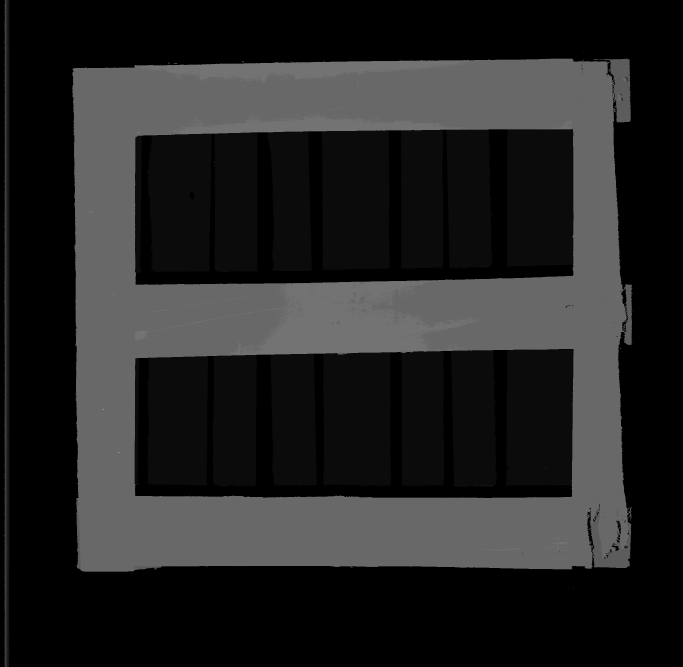
#> input picture camera_bottom/B58.tif, 2048 x 2000 px (shown at 1/3 size)
$ jupyter execute --allow-errors CameraBottom.ipynb
#> lines starting #> are read from the running program, lines starting #| are printed output that depends on the picture; after the words box and inside, x2 and y2 are one past the last pixel; in counts of white or black regions, pixels touching at a corner belong together
### SupportFunctions.py


# These are a set of support functions to assist

import numpy as np
import cv2 as cv
# from matplotlib import pyplot as plt
import matplotlib.pyplot as plt
import os

from pandas import wide_to_long


###     Loads all the images in a folder valid 'jpg' and 'tif'
# [30 lines left out: functions load_images_from_folder, get_nof_images_at_folder, load_image_from_folder_byIndex, not called in this run]

def getImageCutoffAroundPoint(image,point,distance):

    # missing validation for out of bounds... skippping because the search areas are very central
    # if()
    x = point[0]
    y = point[1]
    crop_img = image[y-distance:y+distance, x-distance:x+distance]

    return  crop_img

def showQuickImage(image,tittle):
    fig = plt.figure(1)
    fig, (ax1) = plt.subplots(1, 1)
    ax1.set_title(tittle)
    ax1.imshow(image, cmap="gray")

def show2ImagesSideBySide(im1,im2,tittle):
    fig1 = plt.figure
    fig1, (ax1, ax2) = plt.subplots(1, 2, sharex=False, sharey=False,figsize=(9, 9))
    fig1.suptitle(tittle)

    ax1.get_yaxis().set_visible(False)
    ax1.get_xaxis().set_visible(False)


    ax1.imshow(im1,cmap='gray')
    ax2.imshow(im2,cmap='gray')

# [34 lines left out: functions show2ImagesSideBySideOut, show3ImagesSideBySide, not called in this run]

def show3ImagesSideBySideOut(im1,im2,im3):
    fig1 = plt.figure
    fig1, (ax1, ax2,ax3) = plt.subplots(1, 3, sharex=False, sharey=False,figsize=(9, 9))

    ax1.get_yaxis().set_visible(False)
    ax1.get_xaxis().set_visible(False)

    ax2.get_yaxis().set_visible(False)
    ax2.get_xaxis().set_visible(False)

    ax3.get_yaxis().set_visible(False)
    ax3.get_xaxis().set_visible(False)

    ax1.set_title('Area')
    ax2.set_title('ScratchSeg')
    ax3.set_title('CrackSeg')

    ax1.imshow(im1,cmap='gray')
    ax2.imshow(im2,cmap='gray')
    ax3.imshow(im3,cmap='gray')


# [10 lines left out: function showQuickHist, not called in this run]


def showRangeHist(image,hist,thresh):
    """
    thresh is a list of 2 values [minTH,maxTH]
    """

    fig1, (ax1, ax2) = plt.subplots(1, 2, sharex=False, sharey=False)
    ax1.set_title('Binarized normalized image')
    ax2.set_title('Histogram, range binarized')
    ax1.get_yaxis().set_visible(False)
    ax1.get_xaxis().set_visible(False)
    ax1.imshow(image,cmap='gray')


    where_b = np.zeros(256)
    for i in range(thresh[0],thresh[1]) : where_b[i] = True;

    ax2.fill_between(range(0,256), 0,hist[:,0],alpha=0.3, where = where_b , color= "red")
    ax2.plot(range(0,256),hist,lw = 2)


# [39 lines left out: function find_board, not called in this run]

#dilation
def dilate(image, units):
    kernel = np.ones((units,units),np.uint8)
    return cv.dilate(image, kernel, iterations = 1)

#erosion
def erode(image,units):
    kernel = np.ones((units,units),np.uint8)
    return cv.erode(image, kernel, iterations = 1)

#opening - erosion followed by dilation
def opening(image,units):
    kernel = np.ones((units,units),np.uint8)
    return cv.morphologyEx(image, cv.MORPH_OPEN, kernel)

def close(image,units):
    kernel = np.ones((units,units),np.uint8)
    return cv.morphologyEx(image, cv.MORPH_CLOSE, kernel)


### CameraBottom.ipynb
## Table of Contents
-   [ Notes](#1)
-   [ Required Packages](#2)
- [1 - PREPARE FOR PROCESSING](#preProcess)
- [2 - Get ROI and prepare mask](#calibrate)
- [3 - Area Cutoff](#disposition)
- [4 - Process Possible Damage.](#damage)
- [PROCESS UNIT](#validate)
- [NOTES ON RESULTS](#)

<a name='1'></a>
# Notes from the Candidate.

<p><font  face="Times New Roman" size ='4'> <font color='grey' >
I hope I had not taken the wrong approach for this exercise. I was asked to progress in the segmentation of scratches and cracks separately. I, however, have combined both to try to address the final task directly. I will be getting everything I´m asked but my progress and thoughts were focused on distinguishing cracks and scratches  from the moment I read the assingment.

<br> As I progressed through this exercise I had to address a couple of emergencies. In truth, I'm not completely satisfied as both presentation and product would have benefited from an additional work day.
<font  face="Times New Roman" size ='3'> <font color='grey' >
<br>
I normally approach these projects building the test platform before and then interating on the algorithms. This was not the case this time, it has been quite unstable and I do feel this work suffered for it.
</p>

# CameraBottom Assignment

Please find now the attached images of baseboards with superficial scratches. They look like cracks but they are not.
*	Detect them (binarize).
*	How could we distinguish from the previous cracks? Note that a crack makes the element be defective and a scratch makes it not.
*	Images and scratches location in pixels:
    *	B58 BB1, right vertical element in the image, in its central part [approx. 1820x927].
    *	D59 BB2, BB5 and BB4, horizontal elements in the image, in its central part [approx. 1078x440, 1037x1088, 1000x1622].
*	Please note that first we need to emphasize them and then to detect that the element has a crack, binarizing the split.
*	Images and cracks location in pixels:
    *	B78 BB5, central horizontal element in the image, in its central part [approx. 800x920].
    *	D82 BB3, left vertical element in the image [approx. 274x1300 and along its vertical axis].
    *	D83 BB3, left vertical element in the image [approx. 318x697 and along its vertical axis].
    *	E24 BB4, lower horizontal element in la image [approx., 665x1614].
    *	E56 BB5, central horizontal element in the image, at its left part [approx. 540x1000].
    *   E70 BB1, right vertical element in the image, in its lower part [approx. 1730x1440].

<br>

###  <font color='default' > Notes on the project.

<p><font  face="Times New Roman"> <font color='grey' > The project is fairly straight forward. We are asked to differentiate scratches and real damage present in the boards. For that purpose, we are given the regions of interest to be investigated, so we will be skipping the localization part.

<br>To know what is a scratch and what might be damage, we at least must know what one them actually is. So my approach will imply separating the sets into learning sets (for both scratches and damage) and then a test set containing a mix of both of them. I will avoid overlapping learning and test sets so we could (moreless) conclude that the process works. This is a setup common for Deep learning projects, and I can't help but wonder how a DL solution will do in this scenario with enought data.
</p>

<a name='2'></a>
## - Packages and Globals

We load known packages to be used in this demostration and define some global variables.

[cell 1]
import numpy as np
import cv2 as cv
import matplotlib.pyplot as plt
import SupportFunctions as mySF
from sklearn.cluster import KMeans


# path to the images
TOP_IMAGES_PATH = "./camera_top"
GREY_CALIB_IMAGES_PATH = "./greyLevelCalib"


BOTTOM_IMAGES_PATH = "./camera_bottom/"


scratch_label = 100
crack_label = 101

# areas of interest for each image
area_B58_scratch = [BOTTOM_IMAGES_PATH+"B58.tif", [[1820,927]]]  #  [1780,927]
area_D59_scratch = [BOTTOM_IMAGES_PATH+"D59.tif",[[1078,440], [1037,1088], [1000,1622]] ]

area_B78_crack  = [BOTTOM_IMAGES_PATH+"B78.tif",[[800,980 ]]]  # [800,920    ]]
area_D82_crack  = [BOTTOM_IMAGES_PATH+"D82.tif",[[274,1300 ]]]
area_D83_crack  = [BOTTOM_IMAGES_PATH+"D83.tif",[[318,697 ]]]
area_E24_crack  = [BOTTOM_IMAGES_PATH+"E24.tif",[[665,1614 ]]]
area_E56_crack  = [BOTTOM_IMAGES_PATH+"E56.tif",[[540,1000 ]]]
area_E70_crack  = [BOTTOM_IMAGES_PATH+"E70.tif",[[1730,1440]]]

training_scratch_list = [area_D59_scratch]
training_crack_list = [area_B78_crack,area_D82_crack,area_E24_crack]
# image + labels,... there is an issue here, not knowing which is which in case of crack and scratches in the same board
multiAreaList = [area_D59_scratch,area_B78_crack]
test_list = [area_D83_crack,area_E56_crack,area_E70_crack,area_B58_scratch]
all_list = [area_B58_scratch,area_D59_scratch,area_B78_crack,area_D82_crack,area_D83_crack,area_E24_crack,area_E56_crack,area_E70_crack]
scratch_list = [area_B58_scratch,area_D59_scratch]
crack_list = [area_B78_crack,area_D82_crack,area_D83_crack,area_E24_crack,area_E56_crack,area_E70_crack]

# test_list = [[area_D83_crack,[crack_label]],[area_E56_crack,[crack_label]],[area_E70_crack,[crack_label]],[area_B58_scratch,[scratch_label]]]

<a name='preProcess'></a>
## PREPARE FOR PROCESSING

Taken from 'Top Boards' exercise

This step implies going from a Uint16 matrix to a one that will be more managable, and the image will be ready for the cleanest and fastest extraction of information.

### Possible steps to take:
<a name='ex-1'></a>
* <b>Segment the upper board.</b> This area will act as a mask under which we will be looking for damage.
Note that in this case we want to preserve all possible information as
<br></br>

* For the topBoard check does not seem necessary to keep al the bit information of the uint16 matrix we have.
The regular uint8 should speed up the calculations without missing on information. Again, when detecting scratch and or other damage, this information will probably be much more handy.<br>Additionally, we will normallize the image to make the information more easily observable.<br><br>

* Prepare information regarding different boards, like width. Also, identify the spacing and disposition of elements regarding all 3 possible top-board variations. <br></br>

###  <font color='default' > Developer's notes.

<p><font  face="Times New Roman"> <font color='grey' > I dived into this challenge unsure on how much the levels would be marked. My expectation is that the main difference between scratches and cracks, is that cracks are simple deeper. Meaning that these areas should be darker in terms of cracks. In any case, this section serves for my own observations and I will follow up with more conclusions afterwards.

To begin I wanted to merely observe 2 boards, 1 damaged and 1 scratched.

[cell 2]
#
def Convert8bAndNormalize ( image16b ):
    normalized = cv.normalize(image16b,None,0,65535,cv.NORM_MINMAX)
    return cv.convertScaleAbs(normalized,alpha=(255.0/65535.0))

def Convert8b (image16b):
    max_val = image16b.max()
    # return cv.convertScaleAbs(image16b,alpha=(255.0/max_val))
    return cv.convertScaleAbs(image16b,alpha=(255.0/65535.0))

def Normalize16b ( image16b ):
    return cv.normalize(image16b,None,0,65535,cv.NORM_MINMAX)

###############     execution part      ############

test_list = [area_D83_crack,area_E56_crack,area_E70_crack,area_B58_scratch]

# sample scratch\n",
scract_sample_filepath = area_B58_scratch[0]
scract_sample_location = area_B58_scratch[1][0]
scract_image16 = cv.imread(scract_sample_filepath, -1)
#> scract_image16 is the input picture: shape (2000, 2048) uint16; min 0, max 5841, mean 941

crack_sample_filepath = area_B78_crack[0]
crack_sample_location = area_B78_crack[1][0]
crack_image16 = cv.imread(crack_sample_filepath, -1)
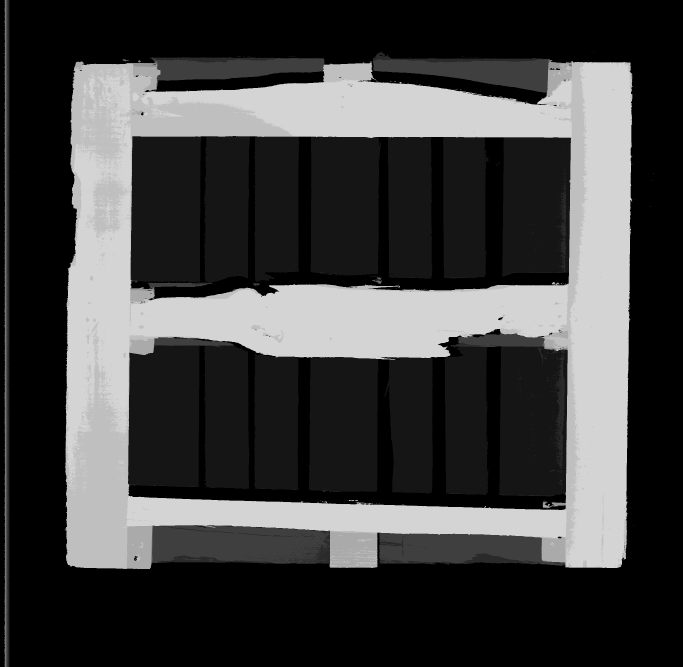
#> input picture camera_bottom/B78.tif, 2048 x 2000 px (shown at 1/3 size)
#> crack_image16 is the input picture: shape (2000, 2048) uint16; min 0, max 3258, mean 880.3


scract_hist_values = cv.calcHist([scract_image16.flatten()],channels=[0],mask=None,histSize=[65535],ranges=[0,65535])
scract_image8bNorm = Convert8bAndNormalize ( scract_image16 )
scract_hist_values_norm = cv.calcHist([scract_image8bNorm.flatten()],channels=[0],mask=None,histSize=[256],ranges=[0,255])
#> scract_hist_values_norm = 256 values, max 1005491 at index 0, min 0 at index 31, mean 16000
crack_hist_values = cv.calcHist([crack_image16.flatten()],channels=[0],mask=None,histSize=[65535],ranges=[0,65535])
crack_image8bNorm = Convert8bAndNormalize ( crack_image16 )
crack_hist_values_norm = cv.calcHist([crack_image8bNorm.flatten()],channels=[0],mask=None,histSize=[256],ranges=[0,255])
#> crack_hist_values_norm = 256 values, max 945329 at index 0, min 0 at index 220, mean 16000


#########  Show images and marked regions

fig = plt.figure (1)
# cosmeti display of information
# fig.set_figheight(1500)
# fig.set_figwidth(15)

fig, (ax0,ax1) = plt.subplots(1, 2)
# imageCOL = cv.drawContours(imageCOL, board, -1, (0, 255, 0),10)
ax0.get_yaxis().set_visible(False)
ax0.get_xaxis().set_visible(False)
ax1.get_yaxis().set_visible(False)
ax1.get_xaxis().set_visible(False)
ax0.imshow(scract_image8bNorm)
ax0.set_title('Grey normalized image - scratched')
ax1.imshow(crack_image8bNorm)
ax1.set_title('Grey normalized image - cracked')


################# show scratch hist

fig1, (ax1, ax2) = plt.subplots(1, 2, sharex=False, sharey=True)

ax2.fill_between(range(0,256), min(scract_hist_values_norm[:,0]),scract_hist_values_norm[:,0],alpha=0.7)
ax2.plot(range(0,256),scract_hist_values_norm,lw = 2)

ax1.plot(range(0,65535),scract_hist_values, lw = 2)

ax1.set_title('Levels on 16b Image')
ax2.set_title('Levels on Normalized 8bits')

for ax in ax1, ax2:
    ax.grid(True)

for label in ax2.get_yticklabels():
    label.set_visible(False)

fig1.suptitle('Scratched distribution')
fig1.autofmt_xdate()

################# same for crack
fig1, (ax1, ax2) = plt.subplots(1, 2, sharex=False, sharey=True)

ax2.fill_between(range(0,256), min(crack_hist_values_norm[:,0]),crack_hist_values_norm[:,0],alpha=0.7)
ax2.plot(range(0,256),crack_hist_values_norm,lw = 2)

ax1.plot(range(0,65535),crack_hist_values, lw = 2)

ax1.set_title('Levels on 16b Image')
ax2.set_title('Levels on Normalized 8bits')

for ax in ax1, ax2:
    ax.grid(True)

for label in ax2.get_yticklabels():
    label.set_visible(False)

fig1.suptitle('Cracked distribution')
fig1.autofmt_xdate()
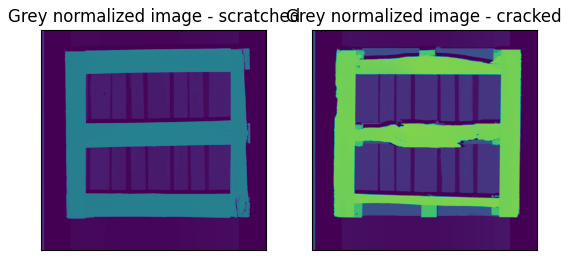
#> figure drawn by matplotlib, 2 panels
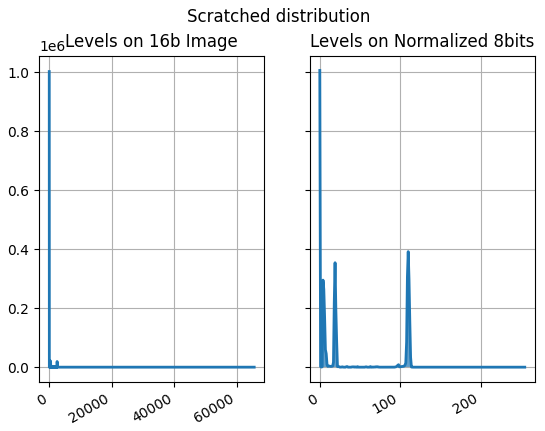
#> figure drawn by matplotlib, 2 panels; panel 1: curve peaks at x = 0, y = 1001674
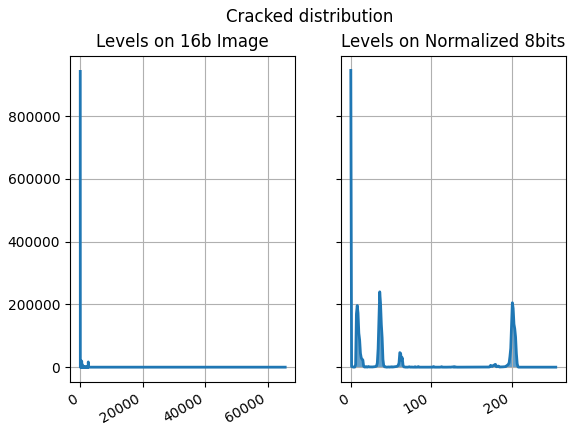
#> figure drawn by matplotlib, 2 panels; panel 1: curve peaks at x = 0, y = 942299

###  <font color='default' > Notes on greyLevels.

<p><font  face="Times New Roman"> <font color='grey' >

I needed to check that the different camera views will have different levels for the upper board layer. Therefore, we cannot calibrate the process to work on base parameters as I did in the first exercise. I will extract the greyLevel of the top level for every image we run.

On a deep look, we can see a small bump left to the rightmost peaks. With the peak being the top layer level, the small bump has a chance of represenging either scratches or cracks on this layer. We will soon find out.

<a name ="calibrate"></a>
## Get ROI and prepare mask

First, we will use a similar process to what was used during execise 1. We will use Kmeans to cluster greyLevel distribution. The Idea is to find the cluster to the layer that is physically on top of the others, meaning, the brightest. From this we will extract the mask layer, that we will have to close morphologically to avoid wholes in the boards. This process will be normallized and converted to 8b images so we cut in processing time.

Secondly, we have aproximate coordinates of the region under observation. We will create a small cutoff of the area that we will analyze in the next section. Note that we will keep the 16 depth images as we don't want to alter any information in these cases.

###  <font color='default' > Developer Notes.
<font  face="Times New Roman"> <font color='grey' >

As I mentioned in the TopBoard assignment, Kmeans is not implied to the best for this clustering scenario. We could use many of other available clustering algorithms to the same success. I trust the results I get by expecting 3 clusters and the speed Kmeans provides.

The idea is to isolate the topboard area to use as a mask. I remain uncertain if I this segmented area is better closed ( to avoid the wood deformities) or left as taken. In the end I have decided not to close this area as it did cover a couple of the cracks reported.

[cell 3]
# will return 3 values indicating the depth of [bg, middleboards,topboards]
def getDepthLayersCenters(images, nof_clusters = 3):

    arr_ = []
    # cluster model

    scale_percent = 30
    #kmeans = blobs.KMeans(n_clusters=3, init='k-means++', random_state=0, max_iter=1)
    for ima in images:
        image8bNorm = Convert8bAndNormalize ( ima )
        width = int(image8bNorm.shape[1] * scale_percent / 100)
        height = int(image8bNorm.shape[0] * scale_percent / 100)
        dim = (width, height)

        # resize image to a 30% the original slcale
        resized = cv.resize(image8bNorm, dim)

        # validate not null - skipped
        arr_flatten = resized.flatten()
        kmeans = KMeans(n_clusters=3, init='k-means++', random_state=0, max_iter=1)
        kmeans.fit(arr_flatten.reshape(-1,1))
        arr_.append(sorted(np.array(kmeans.cluster_centers_)))

    # convert from list to array
    arr_ = np.array(arr_)

    nof_images = np.array(arr_).shape[0]
    nof_centers = np.array(arr_).shape[1]

    avr_centers = np.sum(arr_,axis=0)/nof_images

    # round and return
    return np.rint(sorted(avr_centers))


def median_value(val1, val2):
    threshold = np.rint((val1+val2)/2)
    threshold = int(threshold)
    return threshold

def getLayerByGreyRange(image, minTH, maxTH):

    #  th, im_th = cv.threshold(image, minTH, maxTH, cv.THRESH_BINARY)
    im_th = cv.inRange(image, minTH, maxTH)

    return im_th


def getHigherLayer(image8bNorm_, cluster_c, verbose_ = False):

    # top boards layer
    # threshold = th_value
    threshold = median_value(cluster_c[len(cluster_c)-2],cluster_c[len(cluster_c)-1])
    max_threshold = 255 # till whitest white

    hist_values_norm = cv.calcHist([image8bNorm_.flatten()],channels=[0],mask=None,histSize=[256],ranges=[0,255])

    # Get binarized image of the layer
    imageTopTH = getLayerByGreyRange(image8bNorm_, threshold, max_threshold)

    if(verbose_):

        mySF.showRangeHist(imageTopTH,hist_values_norm,[threshold,256])


    return imageTopTH

###############     execution part      ############

# SELECT A CRACK AND A SCRATCH SAMPLE
scract_sample_filepath = area_B58_scratch[0]
crack_sample_filepath = area_B78_crack[0]

# GET CLUSTER LEVELS
calib_images =[scract_image16]
clusters_centers_scratch = getDepthLayersCenters(calib_images)
#> the loop in getDepthLayersCenters, `for ima in images:` made 1 pass
#> (width, height) on pass 1: (614, 600)
#> pass 1, in getDepthLayersCenters, `resized = cv.resize(image8bNorm, dim)`:
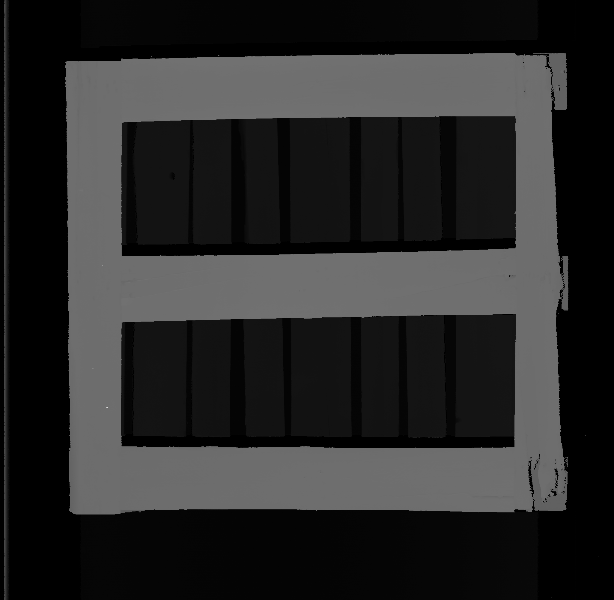
#> resized: shape (600, 614); min 0, max 222, mean 41.1
#> after the loop in getDepthLayersCenters, `for ima in images:`: arr_ = [[[2.39], [19.67], [109.6]]]
#> in getDepthLayersCenters, `arr_ = np.array(arr_)`: arr_ = [2.39, 19.67, 109.6]
#> clusters_centers_scratch = [2, 20, 110]
calib_images =[crack_image16]
clusters_centers_crack = getDepthLayersCenters(calib_images)
#> the loop in getDepthLayersCenters (call 2), `for ima in images:` made 1 pass
#> pass 1, in getDepthLayersCenters (call 2), `resized = cv.resize(image8bNorm, dim)`:
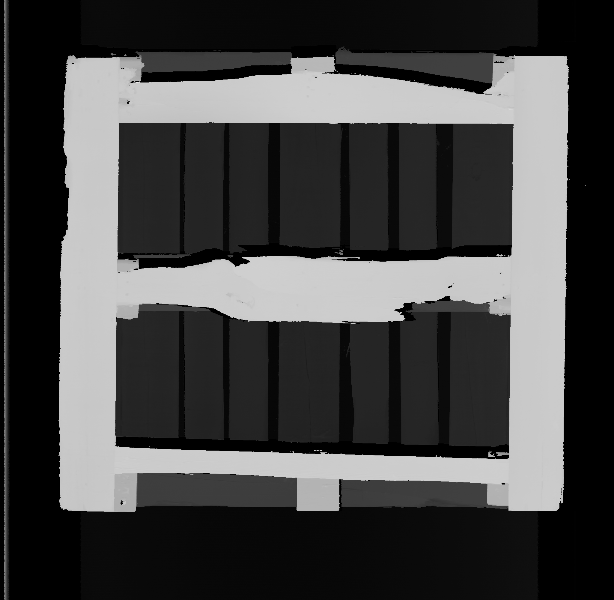
#> resized: shape (600, 614); min 0, max 237, mean 68.9
#> after the loop in getDepthLayersCenters (call 2), `for ima in images:`: arr_ = [[[4.51], [41.35], [200.1]]]
#> in getDepthLayersCenters (call 2), `arr_ = np.array(arr_)`: arr_ = [4.51, 41.35, 200.1]
#> clusters_centers_crack = [5, 41, 200]

# This is a mask, i expect that at least scratches are included, otherwise we might have to use close/morphology operations
imageTopTH_scratch = getHigherLayer(scract_image8bNorm, clusters_centers_scratch,True)
#> in median_value, `threshold = np.rint((val1+val2)/2)`: threshold = [65]
#> in median_value, `threshold = int(threshold)`: threshold = 65
#> in getHigherLayer, `hist_values_norm = cv.calcHist([image8bNorm_.flatten()],channels=[0],m..`: hist_values_norm has the same summary as scract_hist_values_norm outside getHigherLayer
#> in getLayerByGreyRange, `im_th = cv.inRange(image, minTH, maxTH)`:
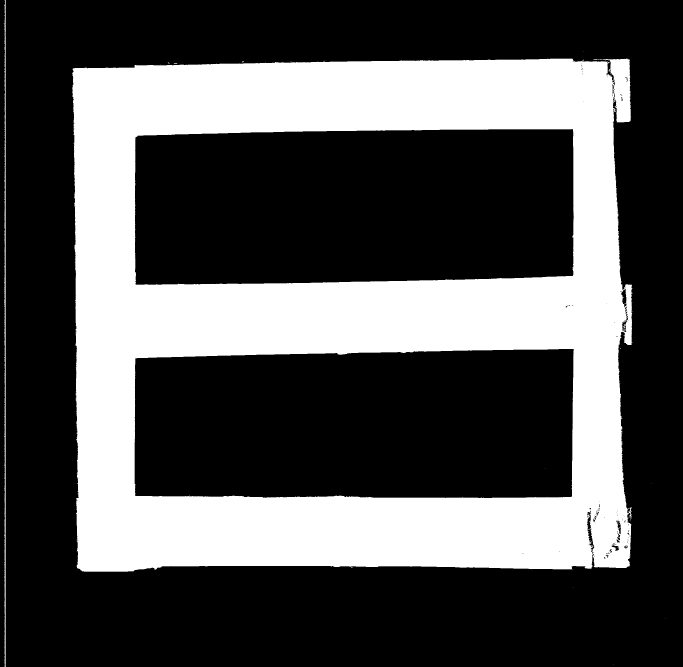
#> im_th: shape (2000, 2048) (shown at 1/3 size); 32.5% white; 31 white regions (29 under 20 px), largest, box (x1, y1, x2, y2) and area: (216, 176, 1898, 1715) 1326291, (11, 0, 17, 2000) 5915
#> in showRangeHist, `where_b = np.zeros(256)`: where_b = 256 values from 0 to 0
#> (the rest of the program and of its run is left out)
